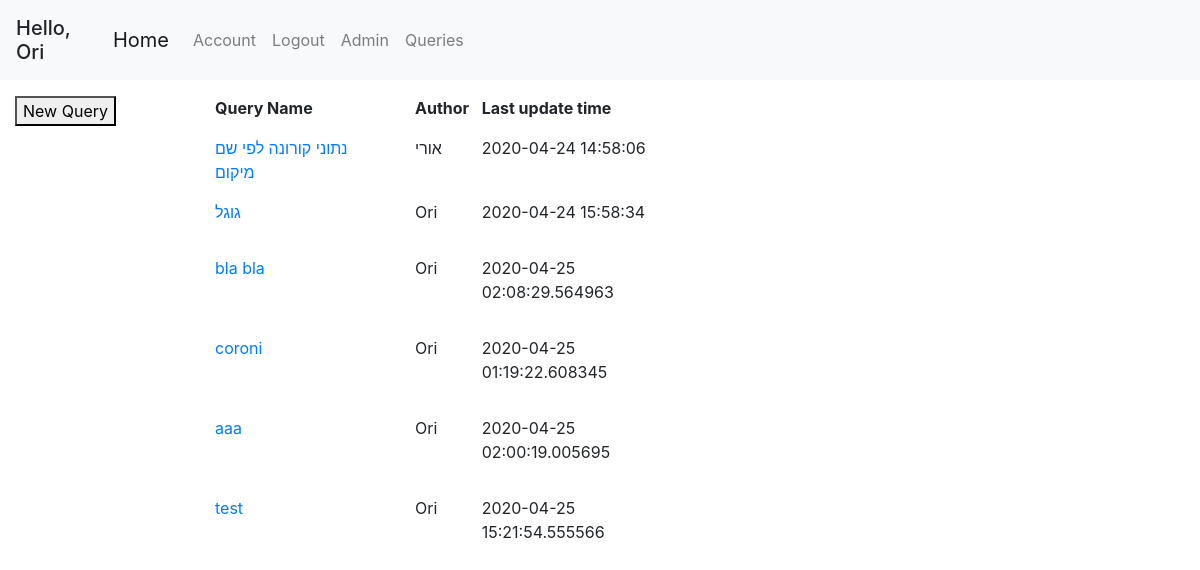
The app's page /queries (signed in), older data.
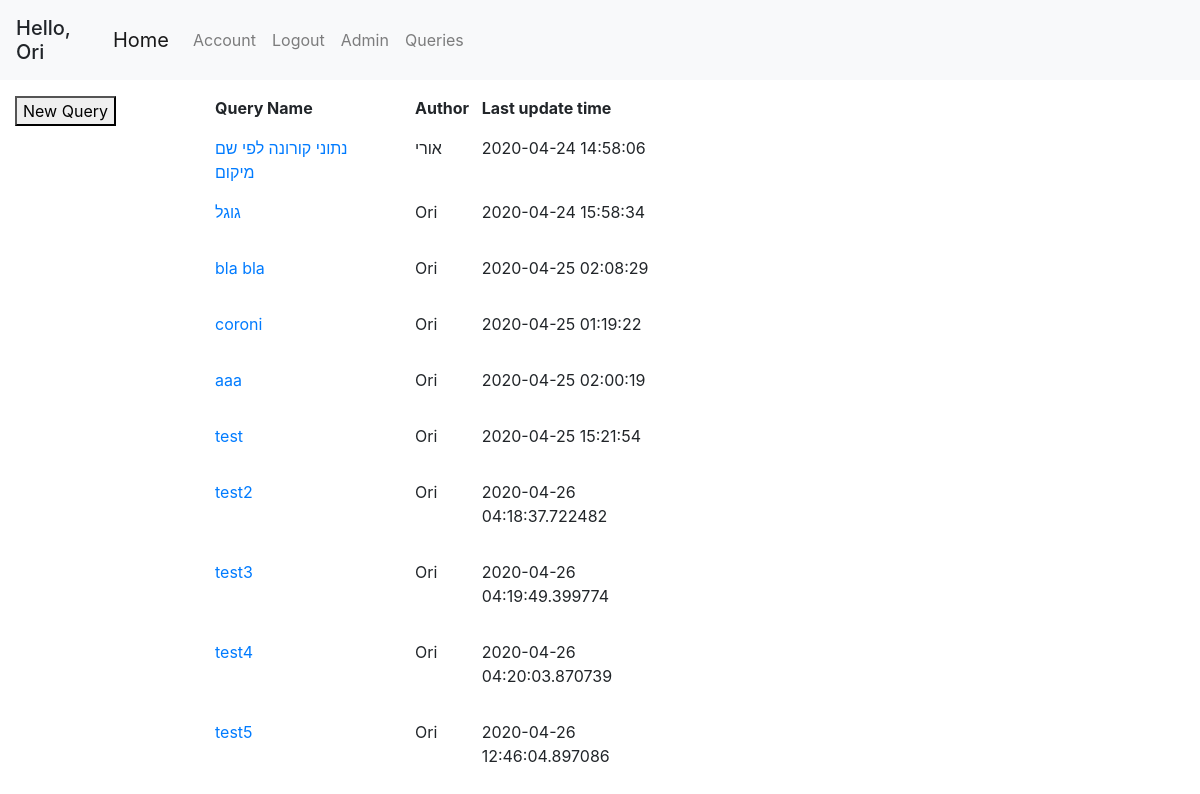
The same page, newer data.
### geoportal/models.py (models this page shows, shortened)
class User(db.Model, UserMixin):
    id = db.Column(db.Integer, primary_key=True)
    username = db.Column(db.String(20), unique=True, nullable=False)
    email = db.Column(db.String(120), unique=True, nullable=False)
    first_name = db.Column(db.String(20), nullable=False, default='')
    last_name = db.Column(db.String(20), nullable=False, default='')
    password = db.Column(db.String(60), nullable=False)
    team_id = db.Column(db.Integer, db.ForeignKey('team.id'))
    roles = db.relationship('Role', secondary='user_roles')
    layers = db.relationship('Layer', backref='user', lazy=True)
    queries = db.relationship('Query', backref='user', lazy=True)

class Query(db.Model):
    id = db.Column(db.Integer, primary_key=True)
    user_id = db.Column(db.Integer, db.ForeignKey('user.id'), nullable=False, default=0)
    query_name = db.Column(db.String(120))
    db_name = db.Column(db.String(20))
    date_uploaded = db.Column(db.DateTime, nullable=False, default=datetime.datetime.now)
    last_update_time = db.Column(db.DateTime, nullable=False, default=datetime.datetime.now)
    query_text = db.Column(db.Text, nullable=False, default='')
    only_user = db.Column(db.Boolean, default=False)
    only_team = db.Column(db.Boolean, default=False)
    public = db.Column(db.Boolean, default=True)
    parameters = db.relationship('QueryTextParameters', backref='query', lazy=True)

### geoportal/views.py (the view)
@app.route('/queries')
@login_required
def queries():
    all_queries = Query.query.all()
    return render_template('queries.html', queries=all_queries)

### geoportal/models.py (called while the page is built)
@login_manager.user_loader
def load_user(user_id):
    return User.query.get(int(user_id))

### geoportal/templates/queries.html
{% extends "base.html" %}
{% block left_sidebar %}
    <form class="mt-3" action="/query">
        <button>New Query</button>
    </form>
{% endblock left_sidebar %}
{% block content %}
    <div class="row mt-3">
        <div class="col col-sm-3">
            <b>Query Name</b>
        </div>
        <div class="col col-sm-1">
            <b>Author</b>
        </div>
        <div class="col col-sm-3">
            <b>Last update time</b>
        </div>
    </div>
    {% for query in queries %}
        <div class="row mt-3">
            <div class="col col-sm-3">
                <a href="/query/{{ query.id }}">{{ query.query_name }}</a>
            </div>
            <div class="col col-sm-1">
                <p>{{ query.user.first_name }}</p>
            </div>
            <div class="col col-sm-3">
                <p>{{ query.last_update_time }}</p>
            </div>
        </div>
    {% endfor %}
{% endblock content %}

### geoportal/templates/base.html (shortened to what this page needs)
<!DOCTYPE html>
<html lang="en">
<head>
    <link rel="stylesheet" href="/static/css/bootstrap.css"/>
    <link rel="stylesheet" href="/static/css/style.css"/>
    <link rel="stylesheet" href="https://unpkg.com/leaflet@1.6.0/dist/leaflet.css"
/>
    <link rel="stylesheet" href="https://cdnjs.cloudflare.com/ajax/libs/leaflet.draw/0.4.2/leaflet.draw.css"/>
    <link rel="stylesheet" href="//cdn.datatables.net/1.10.20/css/jquery.dataTables.min.css">
    <link rel="stylesheet" href="https://cdnjs.cloudflare.com/ajax/libs/font-awesome/4.7.0/css/font-awesome.min.css">
</head>
<body>
    <header class="site-header">
        <nav class="navbar navbar-expand-lg navbar-fixed-top navbar-light bg-light">
            {% if current_user.is_authenticated %}
            <h5 class="mt-2">Hello, {{ current_user.first_name }}</h5>
            {% endif %}
            <div class="container">
                <a class="navbar-brand" href="{{ url_for('home') }}">Home</a>
                <div class="collapse navbar-collapse" id="navbarSupportedContent">
                    <ul class="navbar-nav mr-auto">
                        {% if current_user.is_authenticated %}
                            <li class="nav-item"><a class="nav-link" href="{{ url_for('account') }}">Account</a></li>
                            <li class="nav-item"><a class="nav-link" href="{{ url_for('logout') }}">Logout</a></li>
                            <li class="nav-item"><a class="nav-link" href="{{ url_for('admin.index') }}">Admin</a></li>
                            <li class="nav-item"><a class="nav-link" href="{{ url_for('queries') }}">Queries</a></li>
                        {% else %}
                            <li class="nav-item"><a class="nav-link" href="{{ url_for('login') }}">Login</a></li>
                            <li class="nav-item"><a class="nav-link" href="{{ url_for('register') }}">Register</a></li>
                        {% endif %}
                    </ul>
                </div>
            </div>
        </nav>
    </header>
    <div class="container-fluid" id="content">
        <div class="row">
            <div class="col-md-2 sidebar">
                {% block left_sidebar %}{% endblock %}
            </div>
            <div class="col-md-8 main">
                {% block content %}{% endblock %}
            </div>
            <div class="col-md-2 sidebar" id="right-sidebar">
            </div>
        </div>
    </div>
</body>
</html>

Row changes from the older to the newer data that the page shows:
changed Query "bla bla": last_update_time "2020-04-25 02:08:29.564963" → "2020-04-25 02:08:29"
changed Query "coroni": last_update_time "2020-04-25 01:19:22.608345" → "2020-04-25 01:19:22"
changed Query "aaa": last_update_time "2020-04-25 02:00:19.005695" → "2020-04-25 02:00:19"
changed Query "test": last_update_time "2020-04-25 15:21:54.555566" → "2020-04-25 15:21:54"
added Query: query_name "test2", user.first_name "Ori", last_update_time "2020-04-26 04:18:37.722482"
added Query: query_name "test3", user.first_name "Ori", last_update_time "2020-04-26 04:19:49.399774"
added Query: query_name "test4", user.first_name "Ori", last_update_time "2020-04-26 04:20:03.870739"
added Query: query_name "test5", user.first_name "Ori", last_update_time "2020-04-26 12:46:04.897086"
